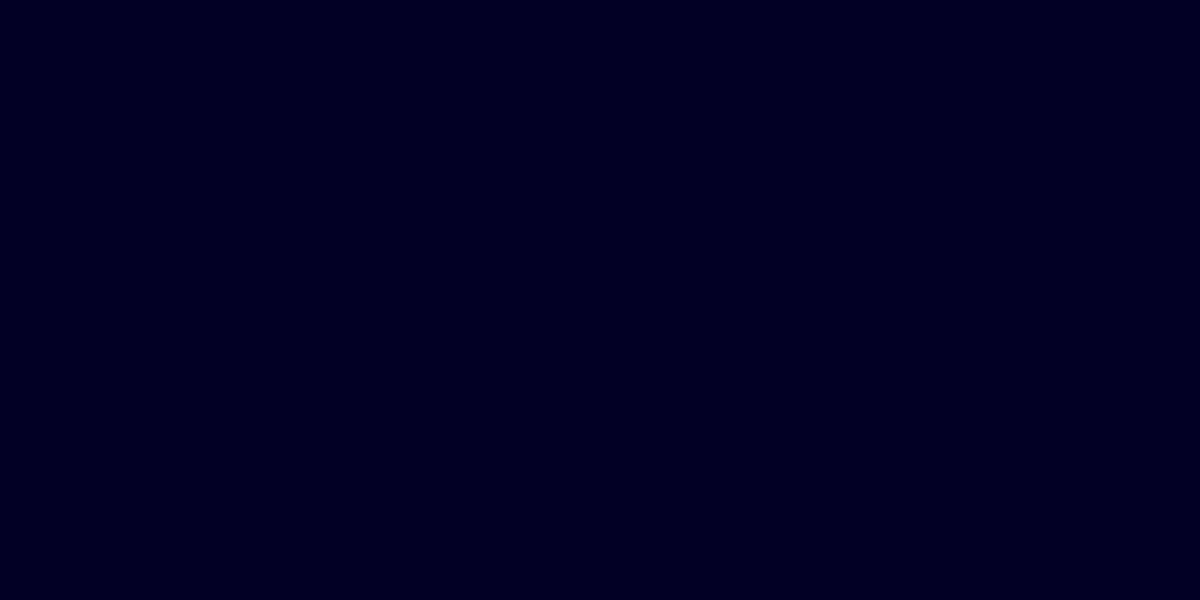
Frame 1 (no input)
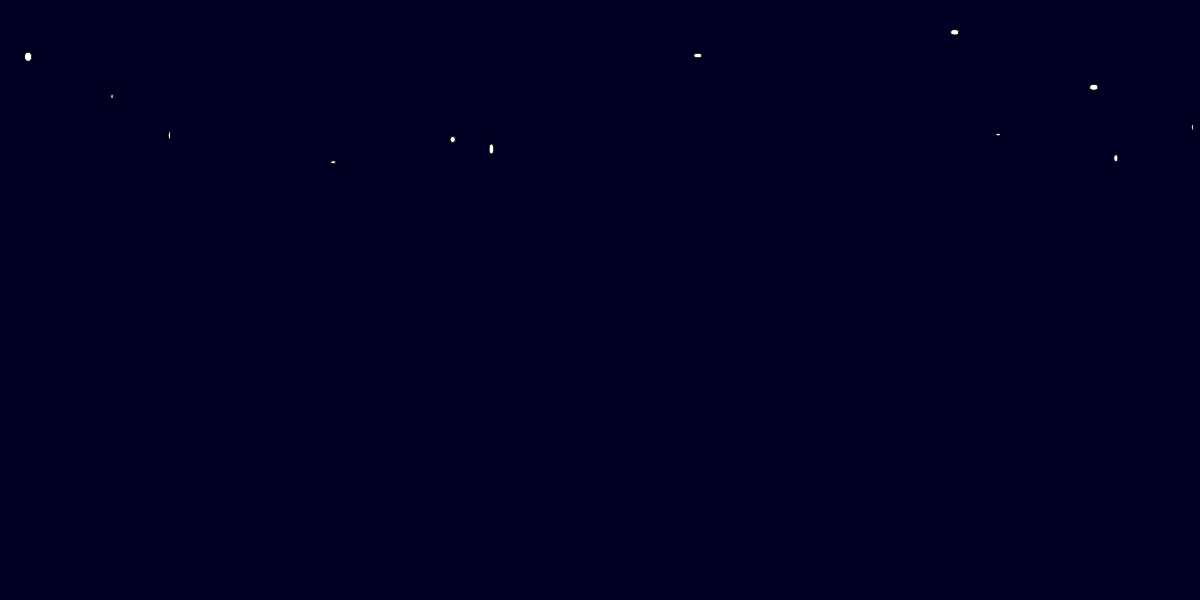
Frame 60 (no input)
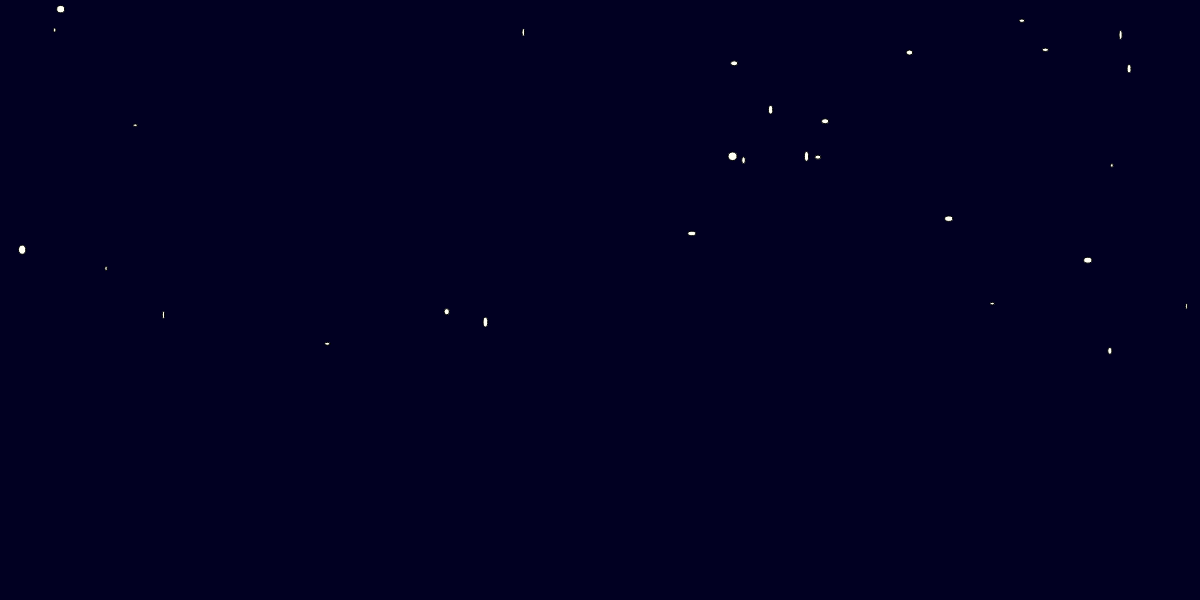
Frame 120 (the mouse pressed at the canvas centre since frame 60)

The p5.js sketch that drew these frames (run headless with seeded random() and noise() and a simulated clock; from frame 60 on, the mouse is pressed at the canvas centre):

// p5.js sketch
// ── sketch.js
let snow = [];
let flakes = 50;
let bg_color;

function setup(){
  createCanvas (windowWidth, 600);

bg_color = color(1, 0, 34);

  for (let i = 0; i < flakes; i++) {
    snow.push ( new Blizzard());
  }
}

function draw(){

  background(bg_color);
  frameRate(24);

  for ( i = 0; i < snow.length; i++){
    let beginX = random(0, windowWidth);
    let beginY = random(-600, 0);
    snow[i].frame(beginX, beginY);
  }
}

class Blizzard{


  constructor(){

    this.snow_color = 'rgb(255, 255, 245)';
    this.melted_color = 'rgb(200, 200, 255)';
    this.x = random (0, windowWidth);
    this.y = random (-600, 0);
    this.size_w = random(2, 10);
    this.size_h = random(2, 10);
    this.melt_x = random(0, windowWidth);
    this.melt_y = random(575, 600);

  }

  frame(){
    this.snow();
    this.continue();
    this.melt();
    this.show();
  }

//snow movement
  snow(){
    this.x -= 0.1;
    this.y += random (1, 5);
  }


//continue to snow
  continue(){

    if( this.y > height ){
     this.y = random( -100, 0 );
     this.x = random( 0, windowWidth );
   }
  }

//show the snow
  show(){
    fill(this.snow_color);
    ellipse(this.x, this.y, this.size_w, this.size_h);
  }

//melt effect that didnt take
    melt(){
      if (this.y > height){
        this.y = this.melt_y;
        this.x = this.melt_x;
      }
    }
}
